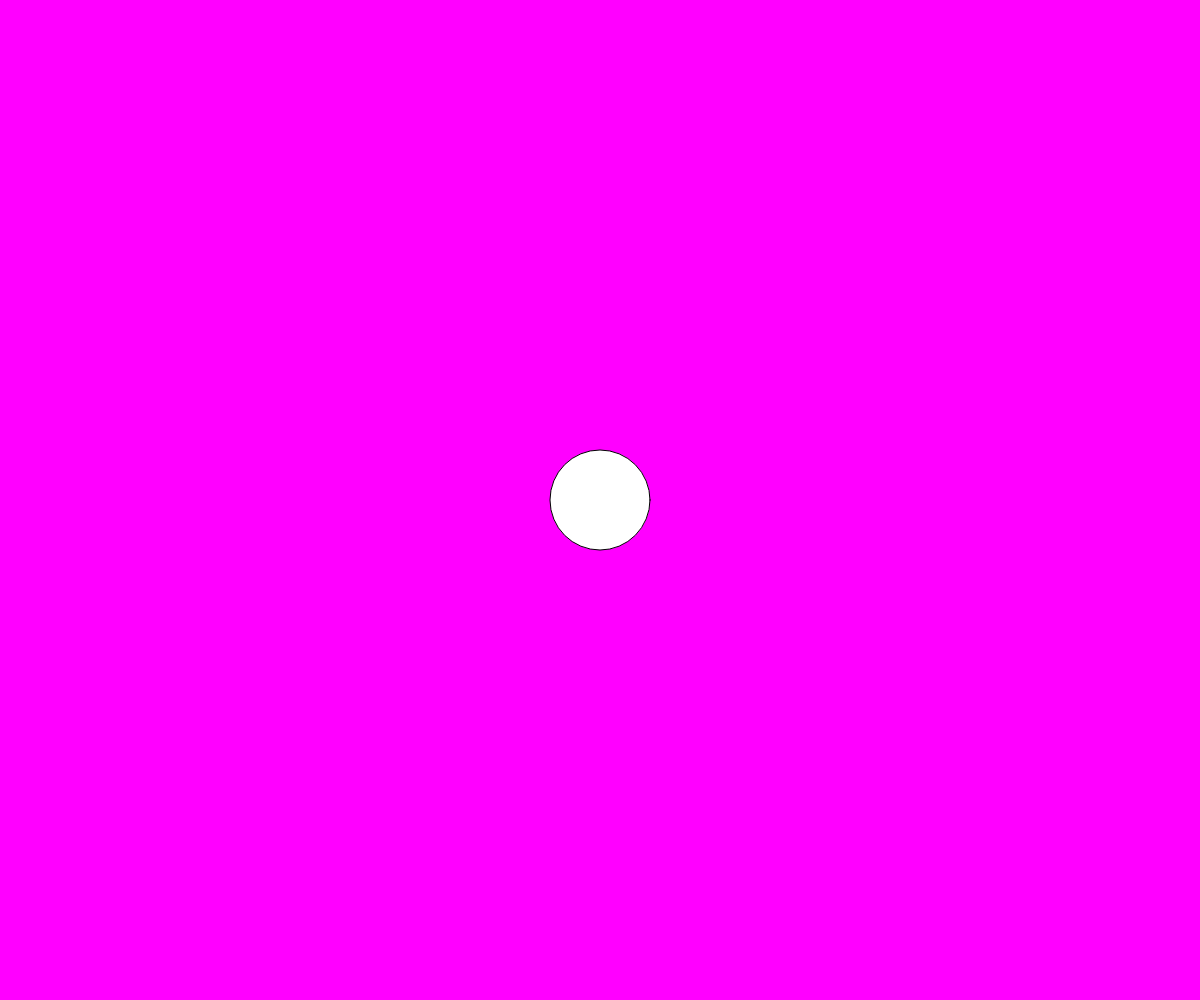
Frame 1 (no input)
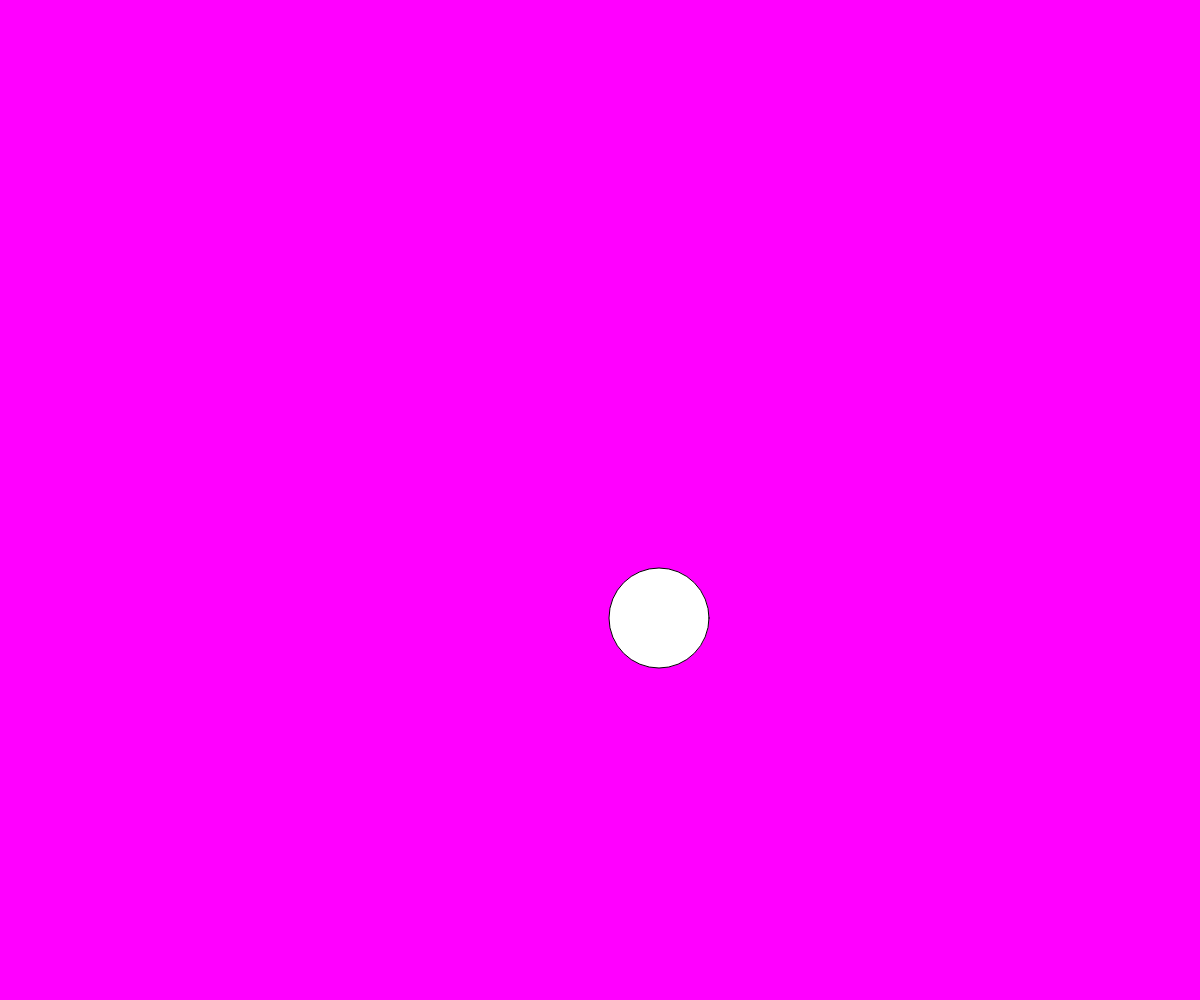
Frame 60 (no input)
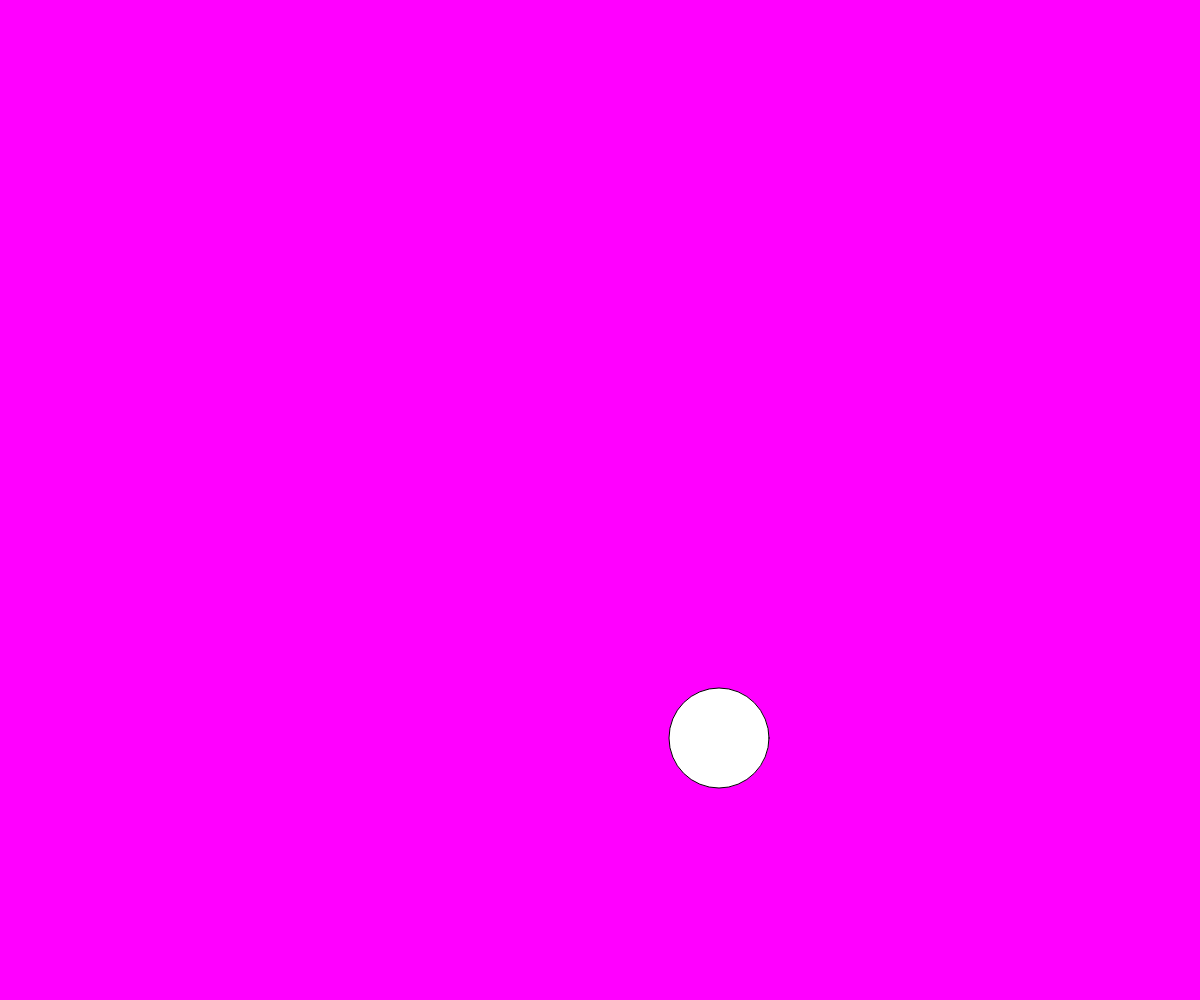
Frame 120 (the mouse pressed at the canvas centre since frame 60)

The p5.js sketch that drew these frames (run headless with seeded random() and noise() and a simulated clock; from frame 60 on, the mouse is pressed at the canvas centre):

// p5.js sketch
// ── sketch.js
var x;
var y;
var diameter = 100;
var xSpeed = 1;
var ySpeed = 2;

function setup() {
  createCanvas(windowWidth, windowHeight);
  x = width/2;
  y = height/2;
}

function draw() {
  background(255, 0, 255);
  ellipse(x, y, diameter, diameter);
  x = x + xSpeed;
  y = y + ySpeed;

  if(y > height - diameter/2) {
    ySpeed = ySpeed * -1;
  }
}
